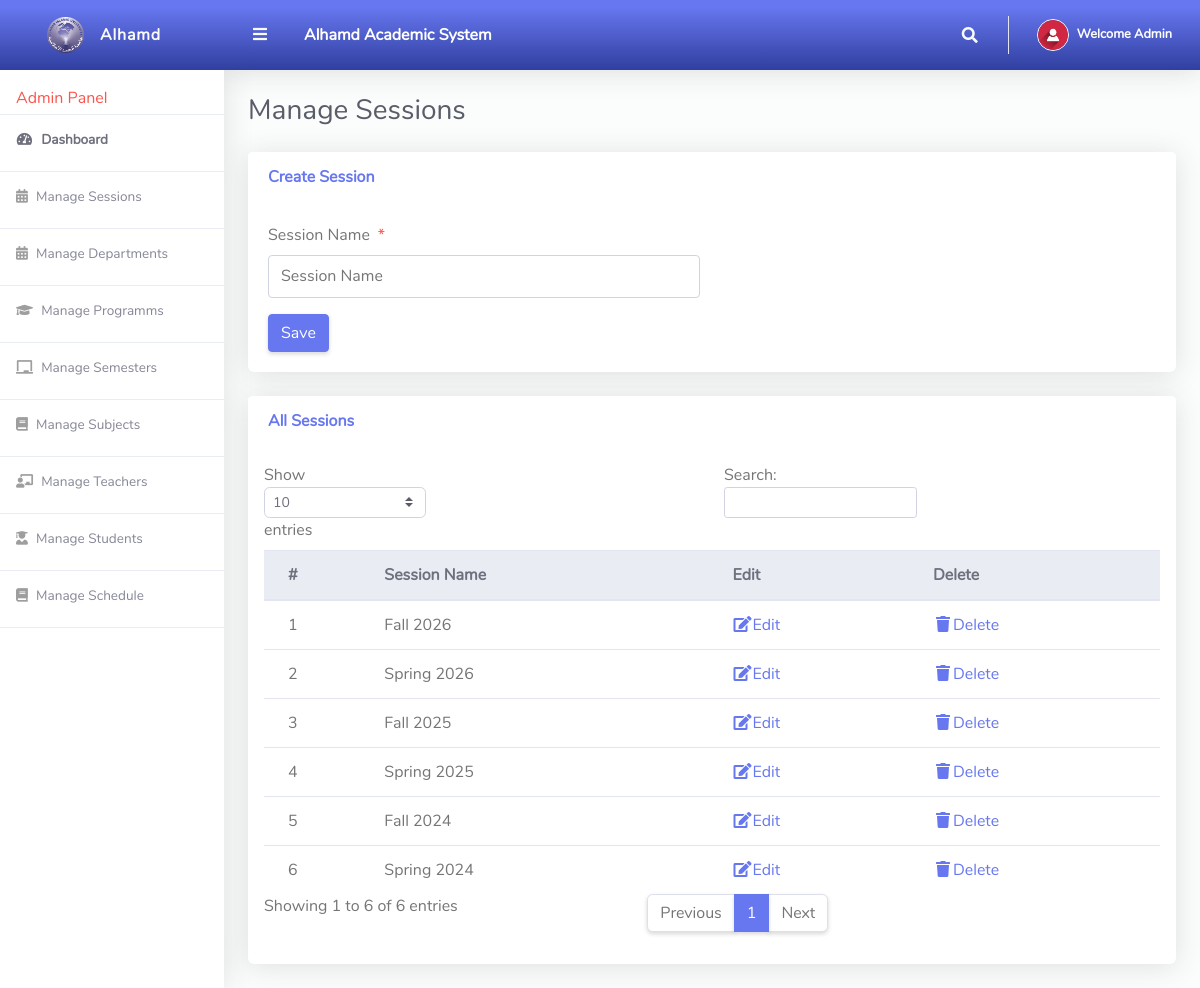
Page /Admin/manageSessions.php (signed in) on the committed database.
### tables this page shows
CREATE TABLE IF NOT EXISTS Sessions (
    SessionID INT PRIMARY KEY AUTO_INCREMENT,
    Session VARCHAR(20)
);

### Admin/manageSessions.php (the view, shortened to what this page needs)
<?php
include '../Includes/dbcon.php';
?>
<!DOCTYPE html>
<html lang="en">
<head>
    <link href="../vendor/fontawesome-free/css/all.min.css" rel="stylesheet" type="text/css">
    <link href="../vendor/bootstrap/css/bootstrap.min.css" rel="stylesheet" type="text/css">
    <link href="css/ruang-admin.min.css" rel="stylesheet">
</head>
<body id="page-top">
    <div id="wrapper">
        <?php include "Includes/sidebar.php";?>
        <div id="content-wrapper" class="d-flex flex-column">
            <div id="content">
                <?php include "Includes/topbar.php";?>
                <div class="container-fluid" id="container-wrapper">
                    <div class="d-sm-flex align-items-center justify-content-between mb-4">
                        <h1 class="h3 mb-0 text-gray-800">Manage Sessions</h1>
                    </div>
                    <div class="row">
                        <div class="col-lg-12">
                            <div class="card mb-4">
                                <div class="card-header py-3 d-flex flex-row align-items-center justify-content-between">
                                    <h6 class="m-0 font-weight-bold text-primary">Create Session</h6>
                                </div>
                                <div class="card-body">
                                    <form method="post">
                                        <div class="form-group row mb-3">
                                            <div class="col-xl-6">
                                                <label class="form-control-label">Session Name<span class="text-danger ml-2">*</span></label>
                                                <input type="text" class="form-control" name="session" value="<?php echo $row['Session'];?>" placeholder="Session Name">
                                            </div>
                                        </div>
                                        <?php if (isset($Id)) { ?>
                                            <button type="submit" name="update" class="btn btn-warning">Update</button>
                                        <?php } else { ?>
                                            <button type="submit" name="save" class="btn btn-primary">Save</button>
                                        <?php } ?>
                                    </form>
                                </div>
                            </div>
                            <div class="row">
                                <div class="col-lg-12">
                                    <div class="card mb-4">
                                        <div class="card-header py-3 d-flex flex-row align-items-center justify-content-between">
                                            <h6 class="m-0 font-weight-bold text-primary">All Sessions</h6>
                                        </div>
                                        <div class="table-responsive p-3">
                                            <table class="table align-items-center table-flush table-hover" id="dataTableHover">
                                                <thead class="thead-light">
                                                    <tr>
                                                        <th>#</th>
                                                        <th>Session Name</th>
                                                        <th>Edit</th>
                                                        <th>Delete</th>
                                                    </tr>
                                                </thead>
                                                <tbody>
                                                    <?php
                                                    $query = "SELECT * FROM Sessions";
                                                    $rs = $conn->query($query);
                                                    $sn = 0;
                                                    if ($rs->num_rows > 0) {
                                                        while ($rows = $rs->fetch_assoc()) {
                                                            $sn++;
                                                            echo "
                                                                <tr>
                                                                    <td>".$sn."</td>
                                                                    <td>".$rows['Session']."</td>
                                                                    <td><a href='?action=edit&Id=".$rows['SessionID']."'><i class='fas fa-fw fa-edit'></i>Edit</a></td>
                                                                    <td><a href='?action=delete&Id=".$rows['SessionID']."'><i class='fas fa-fw fa-trash'></i>Delete</a></td>
                                                                </tr>";
                                                        }
                                                    }
                                                    ?>
                                                </tbody>
                                            </table>
                                        </div>
                                    </div>
                                </div>
                            </div>
                        </div>
                    </div>
                </div>
            </div>
        </div>
    </div>
</body>
</html>

### Admin/Includes/topbar.php (shortened to what this page needs)
<?php
  $query = "SELECT * FROM tbladmin WHERE Id = ".$_SESSION['userId']."";
  $rs = $conn->query($query);
  $rows = $rs->fetch_assoc();
  $fullName = $rows['firstName']." ".$rows['lastName'];
?>
<nav class="navbar navbar-expand navbar-light bg-gradient-primary topbar mb-4 static-top">
          <button id="sidebarToggleTop" class="btn btn-link rounded-circle mr-3">
            <i class="fa fa-bars"></i>
          </button>
        <div class="text-white big ml-2" style="margin-left:100px;"><b>Alhamd Academic System</b></div>
          <ul class="navbar-nav ml-auto">
            <li class="nav-item dropdown no-arrow">
              <a class="nav-link dropdown-toggle" href="#" id="searchDropdown" role="button" data-toggle="dropdown"
                aria-haspopup="true" aria-expanded="false">
                <i class="fas fa-search fa-fw"></i>
              </a>
            </li>
            <li class="nav-item dropdown no-arrow">
              <a class="nav-link dropdown-toggle" href="#" id="userDropdown" role="button" data-toggle="dropdown"
                aria-haspopup="true" aria-expanded="false">
                <img class="img-profile rounded-circle" src="img/user-icn.png" style="max-width: 60px">
                <span class="ml-2 d-none d-lg-inline text-white small"><b>Welcome <?php echo $fullName;?></b></span>
              </a>
            </li>
          </ul>
        </nav>

### rows in the picture
sessions: Session "Fall 2026"
sessions: Session "Spring 2026"
sessions: Session "Fall 2025"
sessions: Session "Spring 2025"
sessions: Session "Fall 2024"
sessions: Session "Spring 2024"

### other values in the picture
$fullName "Admin"
